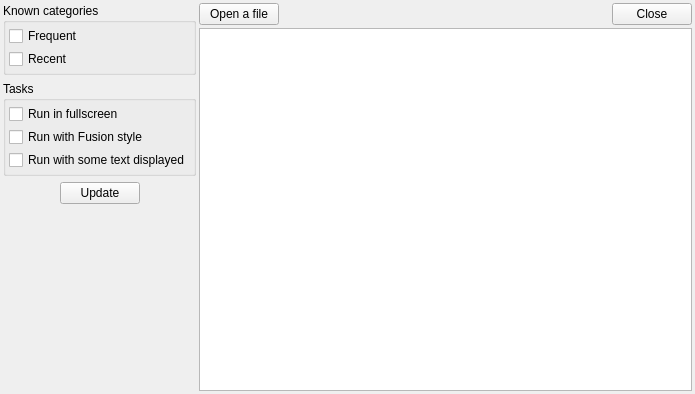
<?xml version="1.0" encoding="UTF-8"?>
<ui version="4.0">
 <class>ExampleWidget</class>
 <widget class="QWidget" name="ExampleWidget">
  <property name="geometry">
   <rect>
    <x>0</x>
    <y>0</y>
    <width>695</width>
    <height>394</height>
   </rect>
  </property>
  <property name="windowTitle">
   <string>QtWinExtras JumpList Example</string>
  </property>
  <layout class="QHBoxLayout" name="horizontalLayout_2" stretch="0,1">
   <property name="spacing">
    <number>3</number>
   </property>
   <property name="margin">
    <number>3</number>
   </property>
   <item>
    <layout class="QVBoxLayout" name="verticalLayout_2">
     <item>
      <widget class="QGroupBox" name="groupBox">
       <property name="title">
        <string>Known categories</string>
       </property>
       <layout class="QVBoxLayout" name="verticalLayout">
        <property name="spacing">
         <number>3</number>
        </property>
        <property name="margin">
         <number>3</number>
        </property>
        <item>
         <widget class="QCheckBox" name="cbShowFrequent">
          <property name="text">
           <string>Frequent</string>
          </property>
         </widget>
        </item>
        <item>
         <widget class="QCheckBox" name="cbShowRecent">
          <property name="text">
           <string>Recent</string>
          </property>
         </widget>
        </item>
       </layout>
      </widget>
     </item>
     <item>
      <widget class="QGroupBox" name="groupBox_2">
       <property name="title">
        <string>Tasks</string>
       </property>
       <layout class="QVBoxLayout" name="verticalLayout_3">
        <property name="spacing">
         <number>3</number>
        </property>
        <property name="margin">
         <number>3</number>
        </property>
        <item>
         <widget class="QCheckBox" name="cbRunFullscreen">
          <property name="text">
           <string>Run in fullscreen</string>
          </property>
         </widget>
        </item>
        <item>
         <widget class="QCheckBox" name="cbRunFusion">
          <property name="text">
           <string>Run with Fusion style</string>
          </property>
         </widget>
        </item>
        <item>
         <widget class="QCheckBox" name="cbRunText">
          <property name="text">
           <string>Run with some text displayed</string>
          </property>
         </widget>
        </item>
       </layout>
      </widget>
     </item>
     <item>
      <layout class="QHBoxLayout" name="horizontalLayout_3">
       <item>
        <spacer name="horizontalSpacer_2">
         <property name="orientation">
          <enum>Qt::Horizontal</enum>
         </property>
         <property name="sizeHint" stdset="0">
          <size>
           <width>40</width>
           <height>20</height>
          </size>
         </property>
        </spacer>
       </item>
       <item>
        <widget class="QPushButton" name="btnUpdate">
         <property name="text">
          <string>Update</string>
         </property>
        </widget>
       </item>
       <item>
        <spacer name="horizontalSpacer_3">
         <property name="orientation">
          <enum>Qt::Horizontal</enum>
         </property>
         <property name="sizeHint" stdset="0">
          <size>
           <width>40</width>
           <height>20</height>
          </size>
         </property>
        </spacer>
       </item>
      </layout>
     </item>
     <item>
      <spacer name="verticalSpacer">
       <property name="orientation">
        <enum>Qt::Vertical</enum>
       </property>
       <property name="sizeHint" stdset="0">
        <size>
         <width>20</width>
         <height>40</height>
        </size>
       </property>
      </spacer>
     </item>
    </layout>
   </item>
   <item>
    <layout class="QVBoxLayout" name="verticalLayout_4">
     <property name="spacing">
      <number>3</number>
     </property>
     <item>
      <layout class="QHBoxLayout" name="horizontalLayout">
       <item>
        <widget class="QPushButton" name="btnOpenFile">
         <property name="text">
          <string>Open a file</string>
         </property>
        </widget>
       </item>
       <item>
        <spacer name="horizontalSpacer">
         <property name="orientation">
          <enum>Qt::Horizontal</enum>
         </property>
         <property name="sizeHint" stdset="0">
          <size>
           <width>40</width>
           <height>20</height>
          </size>
         </property>
        </spacer>
       </item>
       <item>
        <widget class="QPushButton" name="btnClose">
         <property name="text">
          <string>Close</string>
         </property>
        </widget>
       </item>
      </layout>
     </item>
     <item>
      <widget class="QTextEdit" name="text">
       <property name="font">
        <font>
         <family>Consolas</family>
         <pointsize>10</pointsize>
        </font>
       </property>
       <property name="readOnly">
        <bool>true</bool>
       </property>
      </widget>
     </item>
    </layout>
   </item>
  </layout>
 </widget>
 <layoutdefault spacing="6" margin="11"/>
 <resources/>
 <connections/>
</ui>
